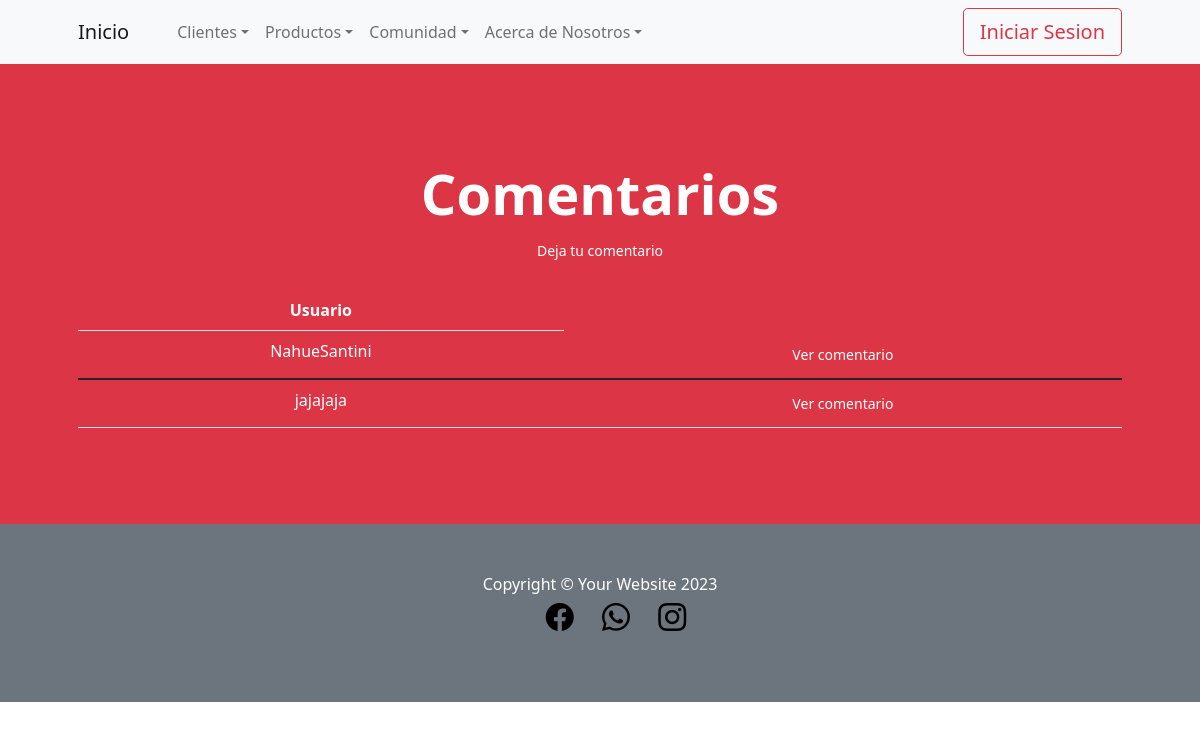
Before: /SanApp/leer_comentarios with the older database file.
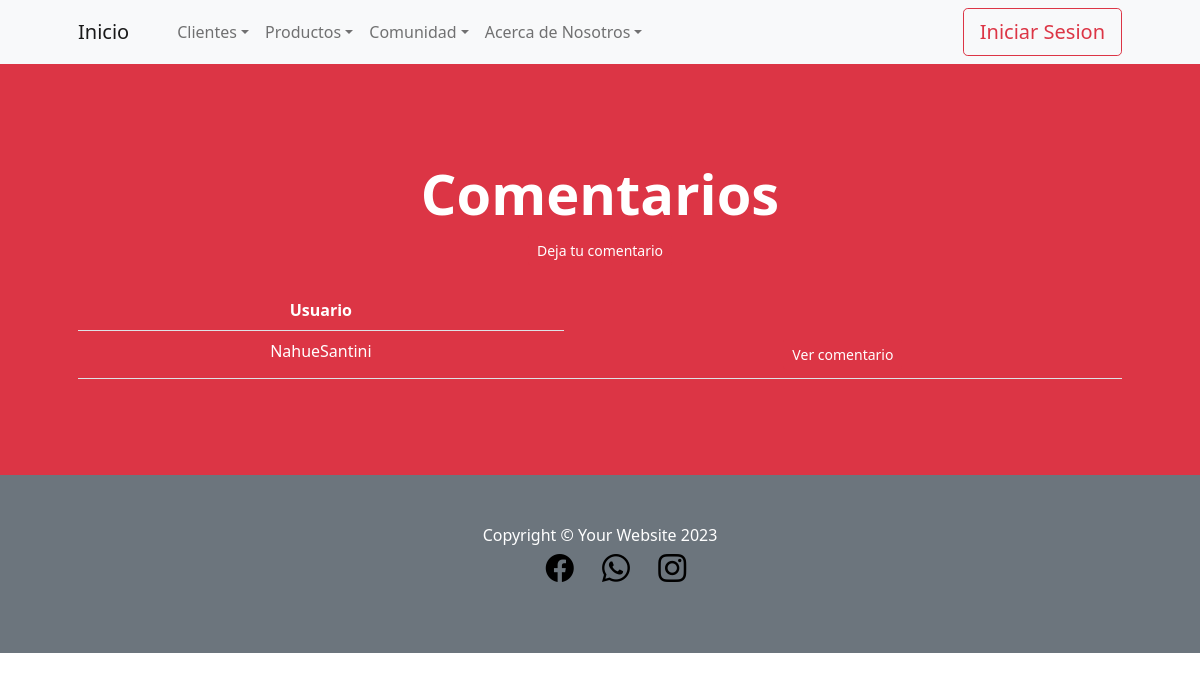
After: the same page with the newer database file.
### SanApp/models.py (models this page shows, shortened)
class Comentario(models.Model):
    usuario = models.CharField(max_length=50)
    comentario = models.CharField(max_length=248)

### SanApp/views.py (the view)
# urls.py: path('leer_comentarios', ComentarioLw.as_view(), name="leer_comentarios"),
class ComentarioLw(ListView):
    model = Comentario
    template_name = "SanApp/leer_comentarios.html"

### SanApp/templates/SanApp/leer_comentarios.html (shortened to what this page needs)
{% extends 'SanApp/base.html' %}
{% load static %}
{% block contenidoQueCambia %}
<header class="bg-danger py-5">
    <div class="container px-4 px-lg-5 my-5">
        <div class="text-center text-white">
            <h1 class="display-4 fw-bolder">Comentarios</h1>
            <a class="btn btn-danger btn-sm" href= {% url "crear_comentario" %}>Deja tu comentario</a> <br> <br> {% comment "" %} NUEVOOOO {% endcomment %}
            <p class="lead fw-normal text-white-50 mb-0">
            <table class="table">
                <tbody>
                  <tr class="text-white-1 mb-0">
                    <th style="color:white">Usuario</th>
                  </tr>
                    {% for y in object_list %}
                  <tr class="text-white mb-0">
                    <td>{{y.usuario}}</td>
                    <td>
                      <a class="btn btn-danger btn-sm" href="{% url 'detalle_comentario' y.id %}" >Ver comentario
                    </td>
                  </tr>
                </tbody>
                {% endfor %}
            </table>
                </p>
        </div>
    </div>
</header>
    <body>
    </body>
</html>
{% endblock %}

Changed rows visible on the page:
removed Comentario: usuario "jajajaja"
